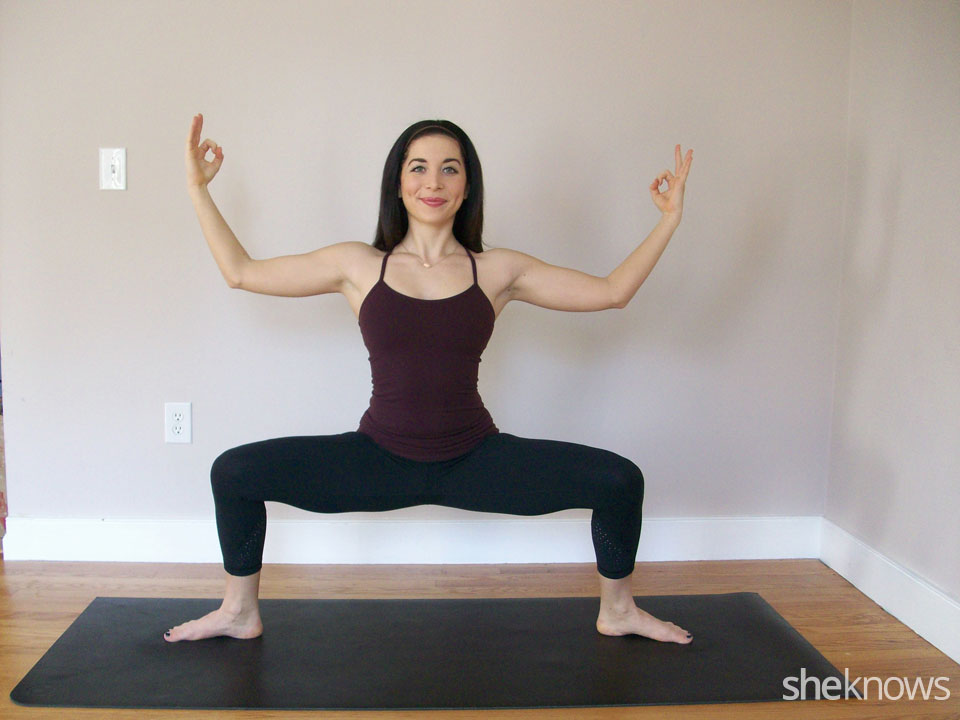
#> input picture make-data/DataSet/Train/goddess/goddess (1).jpeg, 960 x 720 px, found by its file name; its folder holds only this picture in this run
$ python resizeC.py
#> lines starting #> are read from the running program, lines starting #| are printed output that depends on the picture
#> the answer given: DataSet/Train/goddess
#> the answer given: DataSet/Train/goddess
#> further down, img is the input picture: shape (720, 960, 3); mean B, G, R 151.9, 156.2, 164.1
#> (printed output is left out)
import cv2
import numpy as np
import os
def resize_image(img, size):

#> called with size = (750, 750)
    h, w = img.shape[:2]
#> h = 720; w = 960
    c = img.shape[2] if len(img.shape)>2 else 1
#> c = 3

    if h == w:
        return cv2.resize(img, size, cv2.INTER_AREA)

    dif = h if h > w else w
#> dif = 960

    interpolation = cv2.INTER_AREA if dif > (size[0]+size[1])//2 else cv2.INTER_CUBIC
#> interpolation = 3

    x_pos = (dif - w)//2
#> x_pos = 0
    y_pos = (dif - h)//2
#> y_pos = 120

    if len(img.shape) == 2:
        mask = np.zeros((dif, dif), dtype=img.dtype)
        mask[y_pos:y_pos+h, x_pos:x_pos+w] = img[:h, :w]
    else:
        mask = np.zeros((dif, dif, c), dtype=img.dtype)
        mask[y_pos:y_pos+h, x_pos:x_pos+w, :] = img[:h, :w, :]
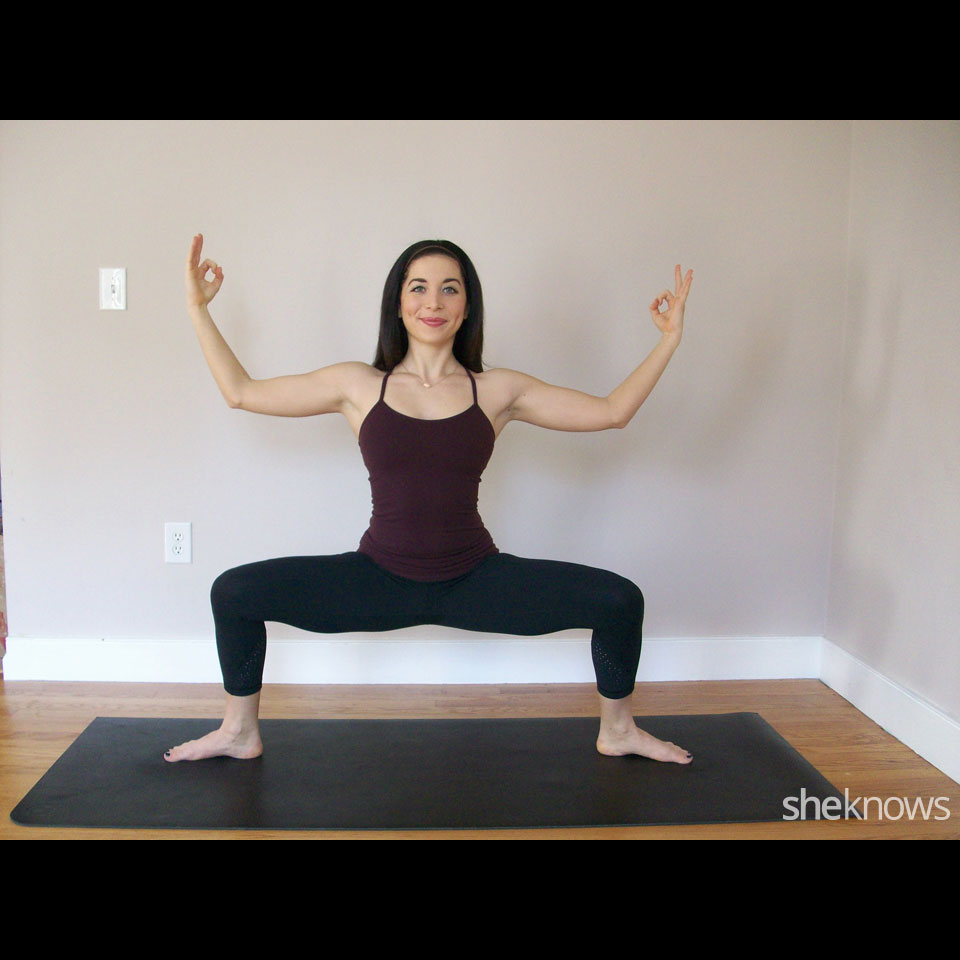
#> mask: shape (960, 960, 3); mean B, G, R 113.9, 117.1, 123.1

    return cv2.resize(mask, size, interpolation)

if __name__ == "__main__":
    path0='./DATASET/TRAIN/'
    file0 = os.listdir(path0)
    print(file0,"keep a note of folder of images you want to resize to make video")
    folder0=input("Enter your noted folder name: ")
    src_path = './DATASET/TRAIN/'+folder0+'/'
    print("next step...")
    path1='./DATASET/TRAIN/'
    file1 = os.listdir(path0)
    print(file1,"keep a note of folder you want to keep your resized/updated images to make video")
    folder1=input("Enter your noted folder name: ")
    dst_path = './DATASET/TRN_REV/'+folder1+'/'

    files = os.listdir(src_path)
    for file in files:
        print(file)
        f_path = src_path+file
        print(f_path)
        img = cv2.imread(f_path)
        print(img)
        img = resize_image(img,size=(750,750))
        print(img)
#> (printed output is left out)
        cv2.imwrite(dst_path+file,img)

$ run again, on make-data/DataSet/Train/plank/plank (1).jpeg
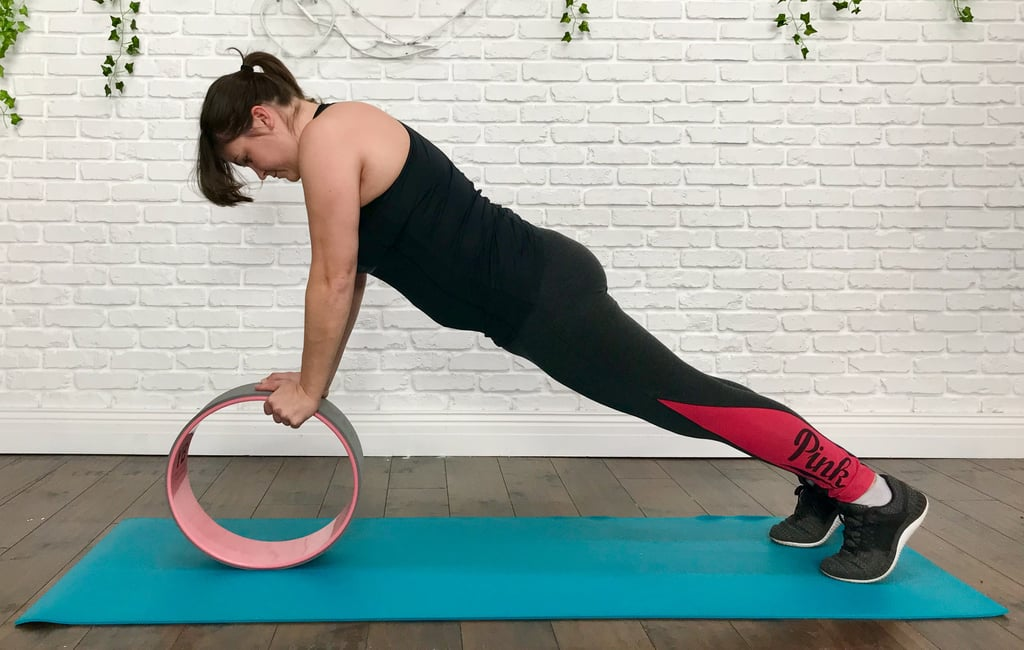
#> input picture make-data/DataSet/Train/plank/plank (1).jpeg, 1024 x 650 px, found by its file name
#> img is the input picture: shape (650, 1024, 3); mean B, G, R 160, 165.3, 156.8
#> (printed output is left out)
#> in resize_image, `mask[y_pos:y_pos+h, x_pos:x_pos+w, :] = img[:h, :w, :]`:
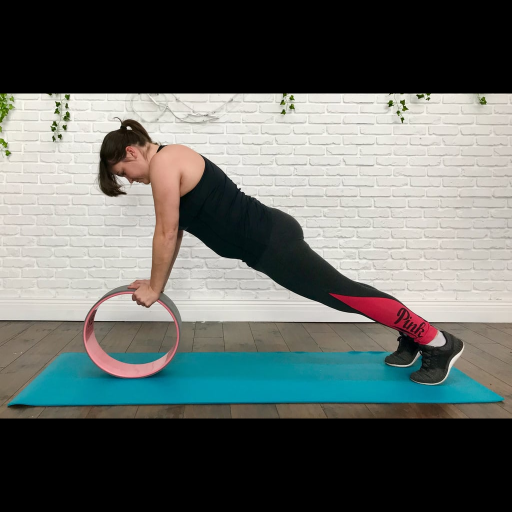
#> mask: shape (1024, 1024, 3) (shown at 1/2 size); mean B, G, R 101.5, 104.9, 99.5
#> in resize_image, `return cv2.resize(mask, size, interpolation)`:
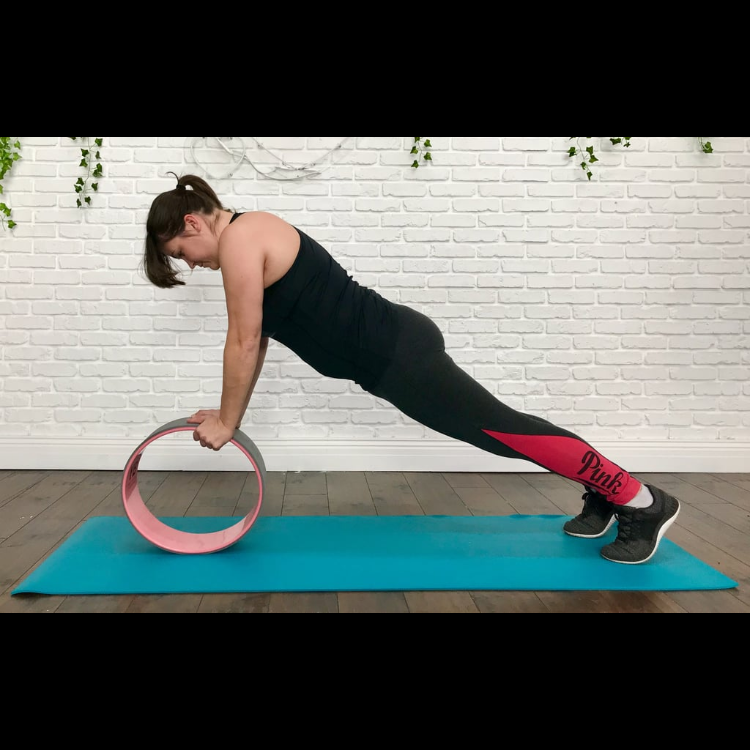
#> returned value: shape (750, 750, 3); mean of channels 0, 1, 2 101.5, 104.9, 99.4; drawn as B, G, R
#> (printed output is left out)

$ run again, on make-data/DataSet/Train/goddess/goddess (1).png
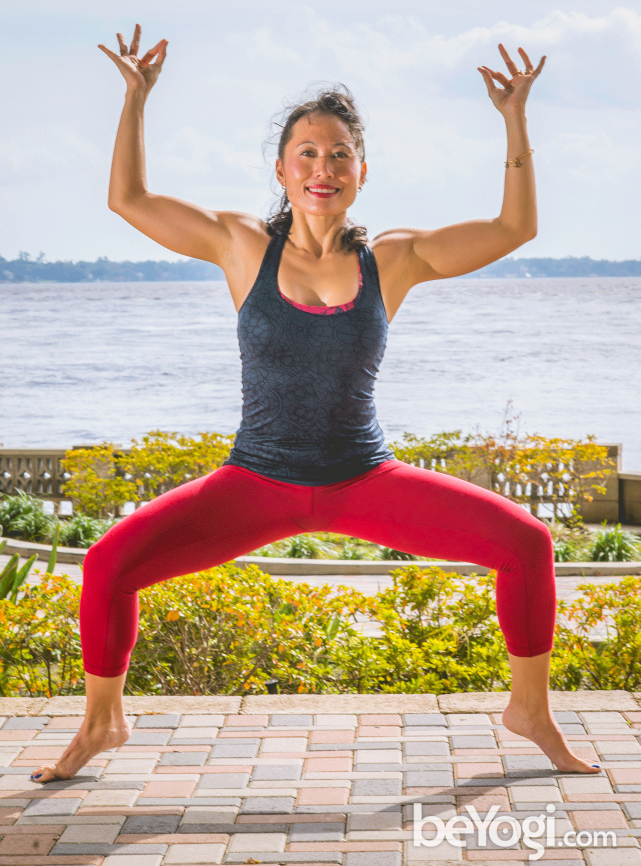
#> input picture make-data/DataSet/Train/goddess/goddess (1).png, 1281 x 1732 px, found by its file name (shown at 1/2 size)
#> img is the input picture: shape (1732, 1281, 3); mean B, G, R 155.3, 170.3, 191.5
#> (printed output is left out)
#> in resize_image, `mask[y_pos:y_pos+h, x_pos:x_pos+w, :] = img[:h, :w, :]`:
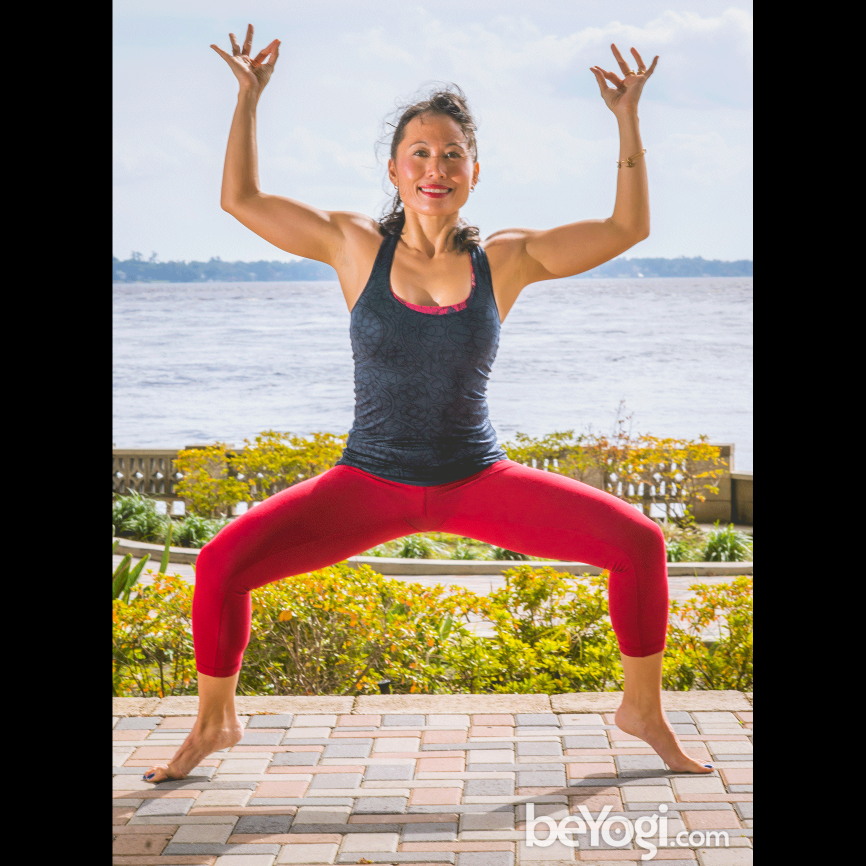
#> mask: shape (1732, 1732, 3) (shown at 1/2 size); mean B, G, R 114.8, 126, 141.6
#> in resize_image, `return cv2.resize(mask, size, interpolation)`:
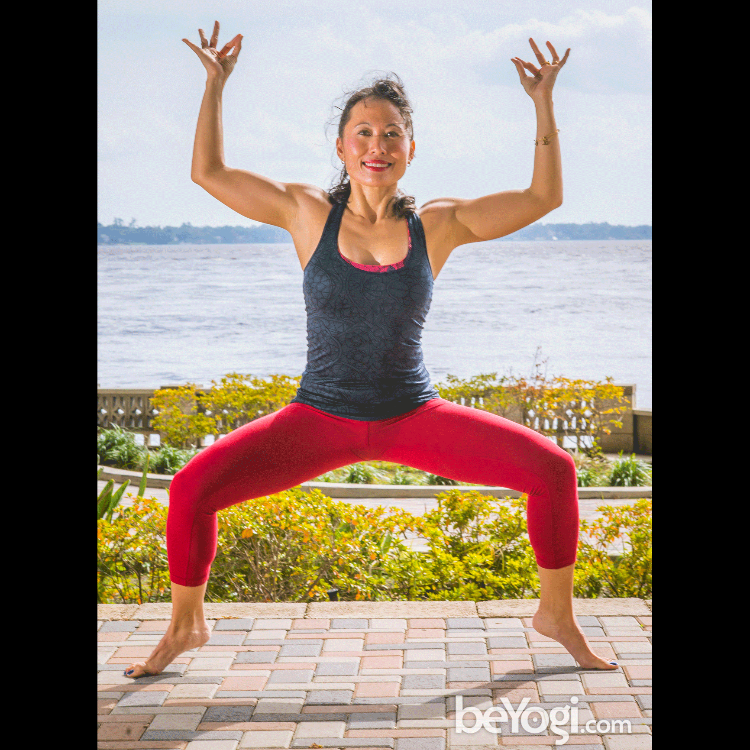
#> returned value: shape (750, 750, 3); mean of channels 0, 1, 2 114.8, 125.9, 141.6; drawn as B, G, R
#> (printed output is left out)
